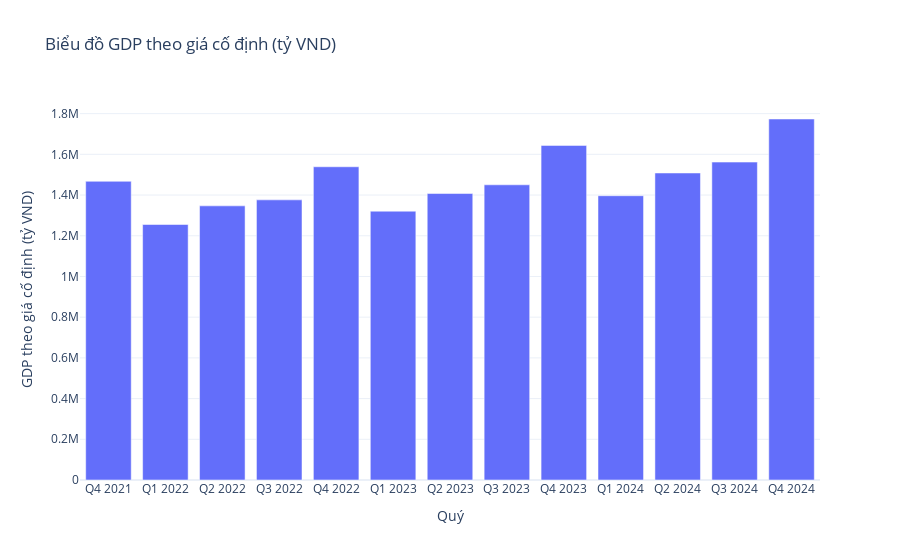

Source (notebook cell):
### Code cell
fig = go.Figure()

fig.add_trace(go.Bar(x=gdp_constant_prices["Time"].values, y=gdp_constant_prices["Value"].values, name="GDP theo giá cố định"))

fig.update_layout(
    title="Biểu đồ GDP theo giá cố định (tỷ VND)",
    xaxis_title="Quý",
    yaxis_title="GDP theo giá cố định (tỷ VND)",
    plot_bgcolor="rgba(0, 0, 0, 0)",
    template="plotly_white"
)

fig.show()

### Figure 1 — Plotly figure (JSON) as saved in the notebook; plotly's stock layout.template omitted (floating-point values rounded to 4 significant figures)
{"data": [{"name": "GDP theo giá cố định", "type": "bar", "x": ["Q4 2021", "Q1 2022", "Q2 2022", "Q3 2022", "Q4 2022", "Q1 2023", "Q2 2023", "Q3 2023", "Q4 2023", "Q1 2024", "Q2 2024", "Q3 2024", "Q4 2024"], "y": [1467490, 1255312, 1346821, 1376321, 1538951, 1320755, 1407473, 1450322, 1643902, 1396660, 1508387, 1561963, 1773652]}], "layout": {"plot_bgcolor": "rgba(0, 0, 0, 0)", "title": {"text": "Biểu đồ GDP theo giá cố định (tỷ VND)"}, "xaxis": {"title": {"text": "Quý"}}, "yaxis": {"title": {"text": "GDP theo giá cố định (tỷ VND)"}}}}
